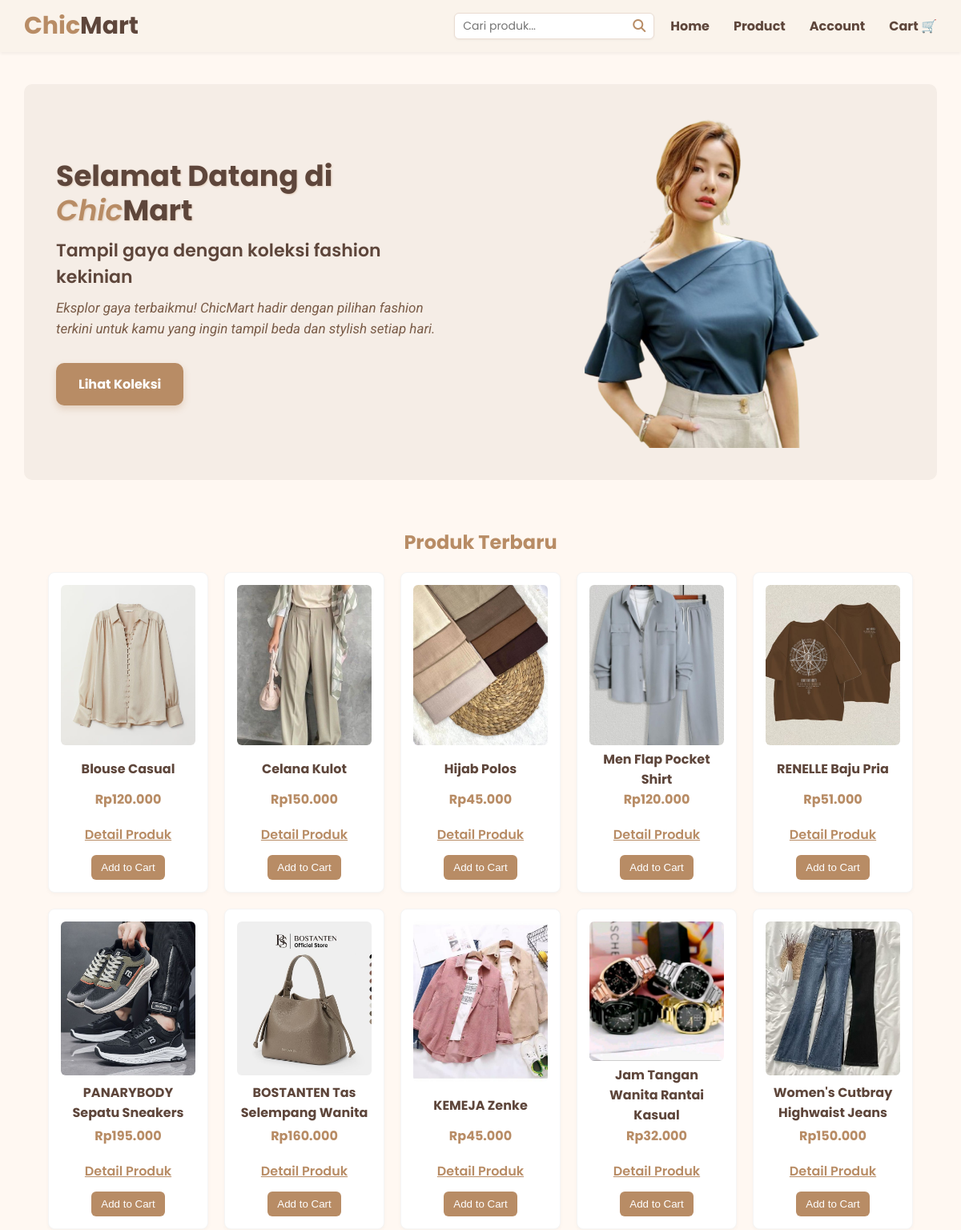
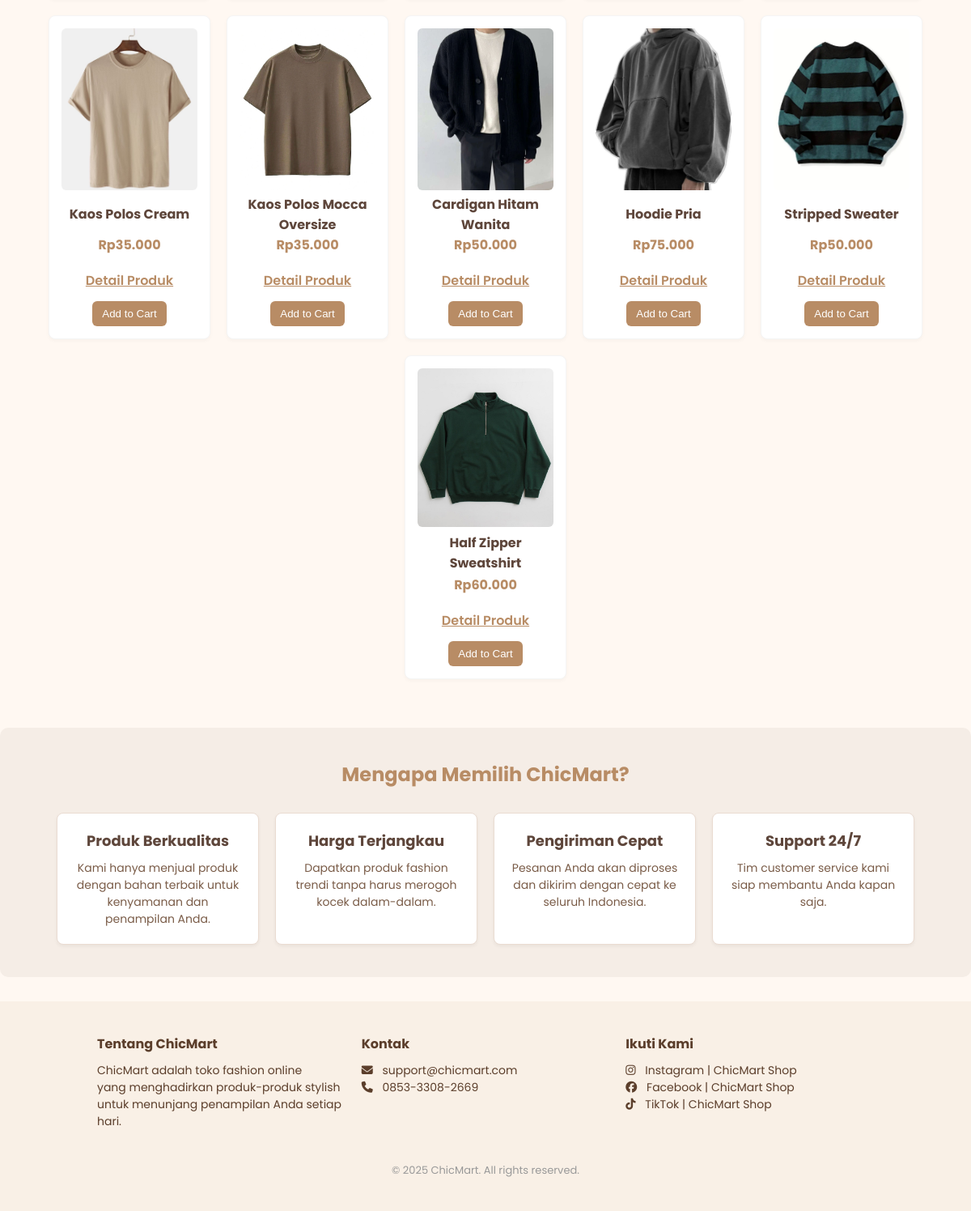
The page / on the database its author committed (2 pictures, top to bottom).
### tables this page shows
CREATE TABLE `produk` (
  `id` int(11) NOT NULL,
  `nama` varchar(100) DEFAULT NULL,
  `harga` int(11) DEFAULT NULL,
  `gambar` varchar(100) DEFAULT NULL,
  `deskripsi` text DEFAULT NULL,
  `deskripsi_lengkap` text DEFAULT NULL
);

### index.php (the view, shortened to what this page needs)
<?php
include 'includes/db.php';
if (isset($_GET['keyword'])) {
  $keyword = mysqli_real_escape_string($conn, $_GET['keyword']);
  $query = "SELECT * FROM produk WHERE nama LIKE '%$keyword%' OR deskripsi LIKE '%$keyword%'";
} else {
  $query = "SELECT * FROM produk";
}
$result = mysqli_query($conn, $query);
?>
<!DOCTYPE html>
<html lang="id">
<head>
  <link rel="stylesheet" href="https://cdnjs.cloudflare.com/ajax/libs/font-awesome/6.5.0/css/all.min.css" />
  <link rel="stylesheet" href="style.css">
</head>
<body>
  <header class="top-header">
    <div class="logo-left">
      <h1><span class="chic">Chic</span><span class="mart">Mart</span></h1>
    </div>
    <form class="search-bar" method="GET" action="product/product.php">
      <input type="text" name="keyword" placeholder="Cari produk..." required />
      <button type="submit"><i class="fas fa-search"></i></button>
    </form>
    <nav class="nav-right">
      <ul>
        <li><a href="index.php">Home</a></li>
        <li><a href="product/product.php">Product</a></li>
        <li><a href="account/account.php">Account</a></li>
        <li><a href="cart/cart.php">Cart 🛒</a></li>
      </ul>
    </nav>
  </header>
  <main class="main-content">
    <section class="hero">
      <div class="hero-text">
        <h2>Selamat Datang di <span>Chic</span>Mart</h2>
        <p>Tampil gaya dengan koleksi fashion kekinian</p>
        <p class="subtext">Eksplor gaya terbaikmu! ChicMart hadir dengan pilihan fashion terkini untuk kamu yang ingin tampil beda dan stylish setiap hari.</p>
        <a href="product/product.php">Lihat Koleksi</a>
      </div>
      <div class="hero-image">
        <img src="img/model.png" alt="Seorang model mengenakan pakaian fashion dari ChicMart">
      </div>
    </section>
    <section class="products" id="produk">
      <h3>Produk Terbaru</h3>
      <div class="product-list">
        <?php if (mysqli_num_rows($result) > 0): ?>
          <?php while ($row = mysqli_fetch_assoc($result)) : ?>
            <div class="product">
              <img src="img/<?= $row['gambar']; ?>" alt="<?= $row['nama']; ?>">
              <h4><?= $row['nama']; ?></h4>
              <p>Rp<?= number_format($row['harga'], 0, ',', '.'); ?></p>
              <a href="product/detail_product.php?id=<?= $row['id']; ?>" class="btn-detail">Detail Produk</a>
              <form method="post" action="functions/cart.php">
                <button type="submit" class="btn-add">Add to Cart</button>
              </form>
            </div>
          <?php endwhile; ?>
        <?php else: ?>
          <p>Produk belum tersedia.</p>
        <?php endif; ?>
      </div>
    </section>
  </main>
  <section class="advantages">
    <div class="container">
      <h3>Mengapa Memilih ChicMart?</h3>
      <div class="advantage-list">
        <div class="advantage">
          <h4>Produk Berkualitas</h4>
          <p>Kami hanya menjual produk dengan bahan terbaik untuk kenyamanan dan penampilan Anda.</p>
        </div>
        <div class="advantage">
          <h4>Harga Terjangkau</h4>
          <p>Dapatkan produk fashion trendi tanpa harus merogoh kocek dalam-dalam.</p>
        </div>
        <div class="advantage">
          <h4>Pengiriman Cepat</h4>
          <p>Pesanan Anda akan diproses dan dikirim dengan cepat ke seluruh Indonesia.</p>
        </div>
        <div class="advantage">
          <h4>Support 24/7</h4>
          <p>Tim customer service kami siap membantu Anda kapan saja.</p>
        </div>
      </div>
    </div>
  </section>
  <footer>
    <div class="footer-container">
      <div class="footer-column">
        <h4>Tentang ChicMart</h4>
        <p>ChicMart adalah toko fashion online <br> yang menghadirkan produk-produk stylish untuk menunjang penampilan Anda setiap hari.</p>
      </div>
      <div class="footer-column">
        <h4>Kontak</h4>
        <p>
          <i class="fas fa-envelope"></i>
          <a href="mailto:support@chicmart.com">support@chicmart.com</a><br>
          <i class="fas fa-phone"></i>
          <a href="https://wa.me/6285333082669">0853-3308-2669</a>
        </p>
      </div>
      <div class="footer-column">
        <h4>Ikuti Kami</h4>
        <p>
          <a href="https://instagram.com/chicmart" target="_blank">
            <i class="fab fa-instagram"></i> Instagram | ChicMart Shop
          </a><br>
          <a href="https://facebook.com/chicmart" target="_blank">
            <i class="fab fa-facebook"></i> Facebook | ChicMart Shop
          </a><br>
          <a href="https://tiktok.com/@chicmart" target="_blank">
            <i class="fab fa-tiktok"></i> TikTok | ChicMart Shop
          </a>
        </p>
      </div>
    </div>
    <p class="copyright">© 2025 ChicMart. All rights reserved.</p>
  </footer>
</body>
</html>

### rows shown on the page
produk: gambar (picture), nama "Blouse Casual", harga "120.000"
produk: gambar (picture), nama "Celana Kulot", harga "150.000"
produk: gambar (picture), nama "Hijab Polos", harga "45.000"
produk: gambar (picture), nama "Men Flap Pocket Shirt", harga "120.000"
produk: gambar (picture), nama "RENELLE Baju Pria", harga "51.000"
produk: gambar (picture), nama "PANARYBODY Sepatu Sneakers", harga "195.000"
produk: gambar (picture), nama "BOSTANTEN Tas Selempang Wanita", harga "160.000"
produk: gambar (picture), nama "KEMEJA Zenke", harga "45.000"
produk: gambar (picture), nama "Jam Tangan Wanita Rantai Kasual", harga "32.000"
produk: gambar (picture), nama "Women's Cutbray Highwaist Jeans", harga "150.000"
produk: gambar (picture), nama "Kaos Polos Cream", harga "35.000"
produk: gambar (picture), nama "Kaos Polos Mocca Oversize", harga "35.000"
produk: gambar (picture), nama "Cardigan Hitam Wanita", harga "50.000"
produk: gambar (picture), nama "Hoodie Pria", harga "75.000"
produk: gambar (picture), nama "Stripped Sweater", harga "50.000"
produk: gambar (picture), nama "Half Zipper Sweatshirt", harga "60.000"
